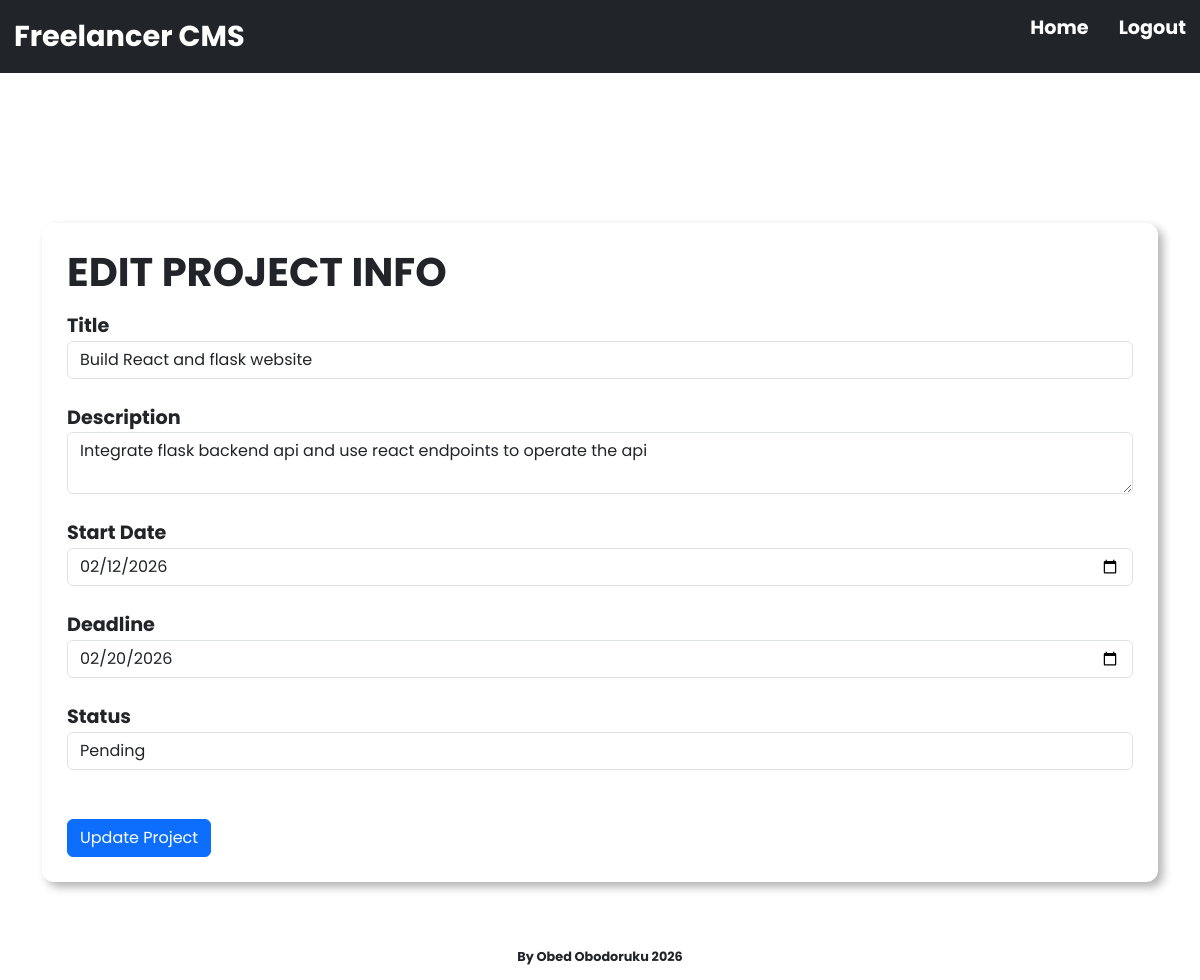
The app's page /edit_project/2 (signed in) with its own data.
### app/models.py (models this page shows, shortened)
class Project(db.Model):
    id = db.Column(db.Integer, primary_key=True)
    title = db.Column(db.String(150), nullable=False)
    description = db.Column(db.Text)
    start_date = db.Column(db.Date, nullable=False)
    deadline = db.Column(db.Date)
    status = db.Column(db.String(50), nullable=False, default="pending")
    client_id = db.Column(db.Integer, db.ForeignKey("clients.id"), nullable=False)
    tasks = db.relationship("Task", backref="project", cascade="all, delete-orphan", passive_deletes=True, lazy=True)
    invoice = db.relationship("Invoice", backref="project", uselist=False)

### app/routes.py (the view)
@app.route("/edit_project/<int:project_id>", methods=["GET", "POST"])
@login_required
def edit_project(project_id):
    project = Project.query.get_or_404(project_id)
    form = EditProjectForm()
    if request.method == "POST":
        if form.validate_on_submit():
            project.title = form.title.data
            project.description = form.description.data
            project.start_date = form.start_date.data
            project.deadline = form.deadline.data
            project.status = form.status.data
            db.session.commit()
            flash(f"Project {project.id} has been updated")
            return redirect(url_for("project", project_id=project.id))
    elif request.method == "GET":
        form.title.data = project.title
        form.description.data = project.description
        form.start_date.data = project.start_date
        form.deadline.data = project.deadline
        form.status.data = project.status
    return render_template("edit_project.html", project_id=project_id, form=form, title=f"Edit Project {project.id}")

### app/forms.py
class EditProjectForm(FlaskForm):
    title = StringField("Title", validators=[DataRequired()])
    description = TextAreaField("Description", validators=[Optional()])
    start_date = DateField("Start Date", default=date.today, validators=[DataRequired()], format="%Y-%m-%d")
    deadline = DateField("Deadline", validators=[Optional()], format="%Y-%m-%d")
    status = SelectField("Status", choices=[("pending", "Pending"), ("active", "Active"), ("completed", "Completed")], default="pending", validators=[DataRequired()])
    submit = SubmitField("Update Project")

### app/models.py (called while the page is built)
@login_manager.user_loader
def load_user(user_id):
    return User.query.get(int(user_id))

### app/templates/edit_project.html (shortened to what this page needs)
{% extends "base.html" %}
{% block body %}
    <div>
        <fieldset class="form-fieldset">
        <legend><h1 style="font-weight: bolder;">EDIT PROJECT INFO</h1></legend>
        <form class="register-form" method="POST">
                <div>
                    <span class="form-label">{{ form.title.label }}</span>
                    <div>
                        {{ form.title(class="form-control") }}
                    </div>
                </div>
                <div>
                    <span class="form-label">{{ form.description.label }}</span>
                    <div>
                        {{ form.description(class="form-control") }}
                    </div>
                </div>
                <div>
                    <span class="form-label">{{ form.start_date.label }}</span>
                    <div>
                        {{ form.start_date(class="form-control") }}
                    </div>
                </div>
                <div>
                    <span class="form-label">{{ form.deadline.label }}</span>
                    <div>
                        {{ form.deadline(class="form-control") }}
                    </div>
                </div>
                <div>
                    <span class="form-label">{{ form.status.label }}</span>
                    <div>
                        {{ form.status(class="form-control") }}
                    </div>
                </div>
                <div>
                    {{ form.submit(class="btn btn-primary mt-4") }}
                </div>
            </form>
            </fieldset>
    </div>
{% endblock %}

### app/static/main.css (style rules this page uses)
* { box-sizing: border-box; margin: 0; padding: 0; }
body { font-family: "Poppins"; }
.form-fieldset { box-shadow: 5px 5px 10px rgba(0, 0, 0, 0.3); padding: 25px; border-radius: 12px; }
.register-form { display: flex; flex-direction: column; gap: 25px; }
.form-label { font-size: 1.2rem; font-weight: bolder; }

### records on screen
Project: title "Build React and flask website", description "Integrate flask backend api and use react endpoints to operate the api", start_date "02/12/2026", deadline "02/20/2026", status "Pending"
